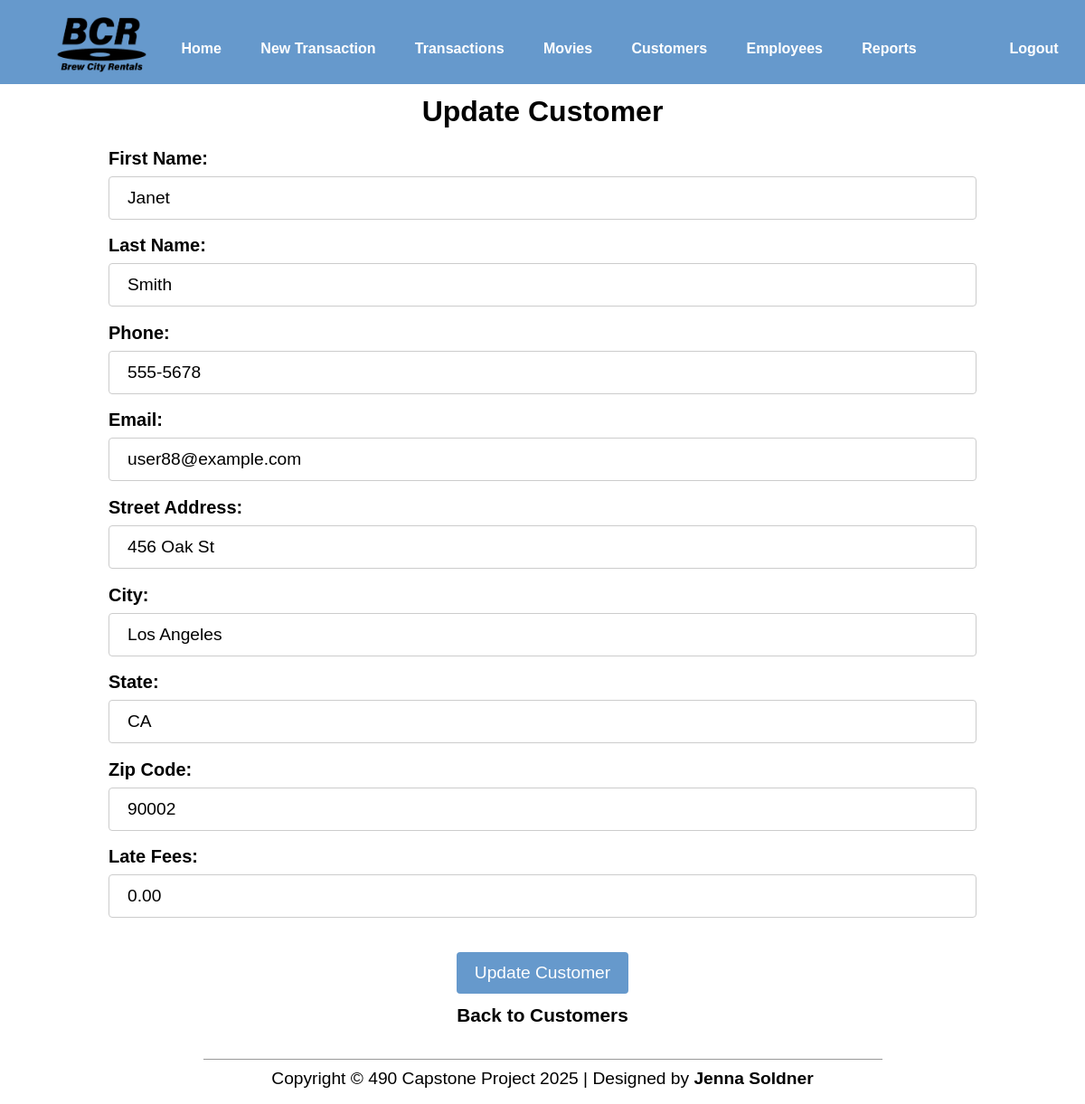
Page /htdocs/customers/updateform.php?id=2&fname=Janet&lname=Smith&phone=555-5678&street=456+Oak+St&city=Los+Angeles&state=CA&zip=90002 (signed in) on the committed database.
### tables this page shows
CREATE TABLE `Customers` (
  `CustID` int NOT NULL,
  `FirstName` varchar(100) NOT NULL,
  `LastName` varchar(100) NOT NULL,
  `Phone` varchar(25) NOT NULL,
  `Email` varchar(250) NOT NULL,
  `StreetAdr` varchar(100) NOT NULL,
  `City` varchar(100) NOT NULL,
  `State` varchar(2) NOT NULL,
  `Zip` int NOT NULL,
  `LateFees` decimal(10,2) NOT NULL DEFAULT '0.00',
  `password` varchar(20) DEFAULT 'password'
);

### htdocs/customers/updateform.php (the view, shortened to what this page needs)
<?php
include ('../includes/header.php');
if (!isset($_SESSION['empid'])){
    echo("<h2>You are not logged in.</h2>
        <form action='login.php''>
            <input type='submit' name='submit' value='Login'/>
        </form>
    <p><br /><br /></p>");
    include ('../includes/footer.php');
	exit();
}else{
    require_once ('../../mysqli_connect.php');
    if (isset($_GET['id']) && is_numeric($_GET['id'])) {
        $customerID = $_GET['id'];
    } else {
        echo "Invalid Customer ID.";
        exit();
    }
    $query = "SELECT * FROM Customers WHERE CustID = $customerID";
    $result = @mysqli_query($dbc, $query);
    $customer = @mysqli_fetch_array($result, MYSQLI_ASSOC);
    if (isset($_POST['updateCustomer'])) {
        $customerID = $_POST['customerID'];
        $firstName = mysqli_real_escape_string($dbc, $_POST['firstName']);
        $lastName = mysqli_real_escape_string($dbc, $_POST['lastName']);
        $phone = mysqli_real_escape_string($dbc, $_POST['phone']);
        $email = mysqli_real_escape_string($dbc, $_POST['email']);
        $streetAdr = mysqli_real_escape_string($dbc, $_POST['streetAdr']);
        $city = mysqli_real_escape_string($dbc, $_POST['city']);
        $state = mysqli_real_escape_string($dbc, $_POST['state']);
        $zip = mysqli_real_escape_string($dbc, $_POST['zip']);
        $lateFees = $_POST['lateFees'];
        $updateQuery = "UPDATE Customers SET
                            FirstName = '$firstName',
                            LastName = '$lastName',
                            Phone = '$phone',
                            Email = '$email',
                            StreetAdr = '$streetAdr',
                            City = '$city',
                            State = '$state',
                            Zip = '$zip',
                            LateFees = '$lateFees'
                        WHERE CustID = $customerID";
        $updateResult = @mysqli_query($dbc, $updateQuery);
        if ($updateResult) {
            echo "<h2 style='margin-bottom:1%;'>" .$customer['FirstName']." ".$customer['LastName']." has been updated.</h2>";
        } else {
            echo "<h2>Error updating customer: " . mysqli_error($dbc) . "</h2>";
        }
    } else {
        echo ("<h1 class='pagetitle'>Update Customer</h1>");
        echo "<form action='updateform.php?id=$customerID' method='POST'>
                <input type='hidden' name='customerID' value='".$customer['CustID']."'>
                <label for='firstName'>First Name:</label><br>
                <input type='text' id='firstName' name='firstName' value='".$customer['FirstName']."' required size='50'>
                <label for='lastName'>Last Name:</label><br>
                <input type='text' id='lastName' name='lastName' value='".$customer['LastName']."' required size='50'>
                <label for='phone'>Phone:</label><br>
                <input type='text' id='phone' name='phone' value='".$customer['Phone']."' size='50'>
                <label for='email'>Email:</label><br>
                <input type='text' id='email' name='email' value='".$customer['Email']."' size='50'>
                <label for='streetAdr'>Street Address:</label><br>
                <input type='text' id='streetAdr' name='streetAdr' value='".$customer['StreetAdr']."' size='50'>
                <label for='city'>City:</label><br>
                <input type='text' id='city' name='city' value='".$customer['City']."' size='50'>
                <label for='state'>State:</label><br>
                <input type='text' id='state' name='state' value='".$customer['State']."' size='50'>
                <label for='zip'>Zip Code:</label><br>
                <input type='text' id='zip' name='zip' value='".$customer['Zip']."' size='50'>
                <label for='lateFees'>Late Fees:</label><br>
                <input type='text' id='lateFees' name='lateFees' value='".$customer['LateFees']."' size='50'>
                <br><br><br>
                <input type='submit' name='updateCustomer' id='updCustomer' value='Update Customer'>
            </form>";
            echo '<p id="searchUpdate"><a href=index.php>Back to Customers</a></p> ';
    }
}
include ('../includes/footer.php');
?>

### htdocs/customers/updateform.php (style rules this page uses)
form { margin-top:2%; margin-top:2%; width:80%; margin-left:auto; margin-right:auto; }
input[type=text], select, input[type=date] { width: 100%; padding: 12px 20px; margin: 8px 0; display: inline-block; border: 1px solid #ccc; border-radius: 4px; box-sizing: border-box; }
label { font-size:20px; float:left; }

### rows in the picture
customers: firstName "Janet", lastName "Smith", phone "555-5678", email "user88@example.com", streetAdr "456 Oak St", city "Los Angeles", state "CA", zip "90002", lateFees "0.00"
